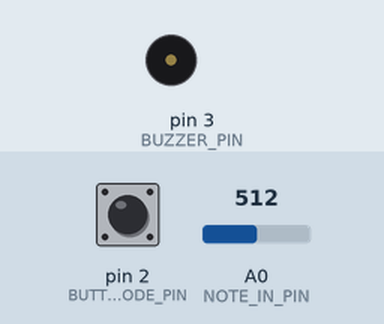
This sketch was run on a simulated Arduino Uno, built with avr-gcc and run on an emulated ATmega328P. Parts: buzzer (waves = sounding). The inputs (shaded band) are chosen by the test bench; at power-on: pin 2 (BUTTON_MODE_PIN) LOW, A0 (NOTE_IN_PIN) = 512. Random numbers use the default seed unless the sketch sets one.

Above: at 1.2 s.
1.3 s: pin 2 (BUTTON_MODE_PIN) pulled HIGH for 3.2 s
6.0 s: A0 (NOTE_IN_PIN) set to 9
7.5 s: A0 (NOTE_IN_PIN) set to 6
At 7.81 s:
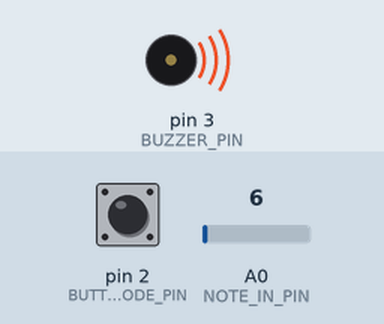
10.5 s: A0 (NOTE_IN_PIN) set to 0
12.0 s: pin 2 (BUTTON_MODE_PIN) pulled HIGH for 1 s
At 12.69 s:
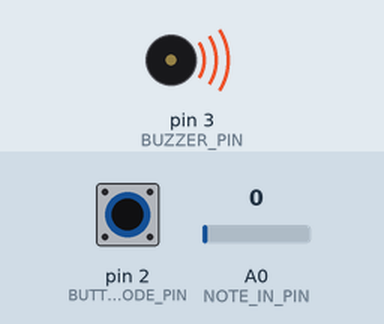
Timing chart, 0 to 17.0 s (numbered marks = the images above; inputs shaded):
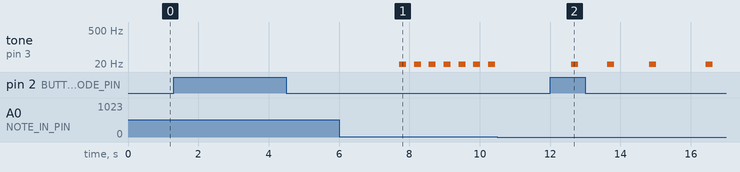

Measured:
- the behaviour switches between 8 and 7 on A0 (NOTE_IN_PIN) (found by bisection; images 0 and 1)
- after the input at 6.0 s, every drawn part: stays the same
- after the input at 7.5 s, tone on pin 3 (BUZZER_PIN): alternates 6 Hz for 0.20 s and silent for 0.22 s, starting after 0.21 s
- after the input at 10.5 s, every drawn part: stays the same
- after the input at 12.0 s, tone on pin 3 (BUZZER_PIN): plays 6 Hz for 0.20 s, 6 Hz for 0.20 s, 6 Hz for 0.20 s, 6 Hz for 0.20 s, starting after 0.60 s

The sketch:

CART_360_ETUDE_3_MODE.ino
```cpp
/**********************ETUDE 2 CART 360 2017*******************************
 * WELCOME!
 * THE PURPOSE OF THIS EXERCISE IS TO DESIGN A VERY SIMPLE KEYBOARD (5 KEYS)
 * WHICH ALLOWS YOU TO PLAY LIVE, RECORD, AND PLAYBACK SINGLE NOTES (NO CHORDS).
 * THERE WILL BE A BUTTON WHICH WHEN PRESSED WILL TAKE THE USER TO THE NEXT MODE:
 * THERE ARE 5 POSSIBLE MODES
 * 0 ==  reset    ==   led off == also resets
 * 1 ==  live     ==   led BLUE
 * 2 ==  record   ==   led RED
 * 3 ==  play     ==   led GREEN
 * 4 ==  looper   ==   led PURPLE
 *
 * ADDITIONALLY - WHEN THE USER CHANGES MODE,
 * THE RGB LED WILL CHANGE COLOR (ACCORDING TO THE SPECIFICATIONS)

 * PLEASE FOLLOW THE INSTRUCTIONS IN THE COMMENTS:
 * DO NOT ADD ANY MORE FUNCTION DEFINITIONS
 * ONLY IMPLEMENT THE FUNCTION DEFINITIONS SUPPLIED
 * THERE IS NO NEED TO ADD ANY NEW VARIABLES OR CONSTANTS
 * PROVIDE COMMENTS FOR ANY OF THE CODE IMPLEMENTED
 * GOOD LUCK!
 */
/**** CONSTANTS ********************************************************/
#include "pitches.h"
#define BUTTON_MODE_PIN 2 // Button to change the mode

// constants for RGB LED
#define LED_PIN_R 5 // R PIN
#define LED_PIN_G 9 // G PIN
#define LED_PIN_B 6 // B PIN

// constant for note in (button-resistor ladder on breadboard)
# define NOTE_IN_PIN A0

//constant for max number of notes in array
#define MAX_NOTES 16

// a constant for duration
const int duration = 200;

// constant for pin to output for buzzer
#define BUZZER_PIN 3 // PWM

int count = 0;
int recordedIteration = 0;
int speedOfPlay = 400;

/******** VARIABLES *****************************************************/
// counter for how many notes we have
int countNotes = 0;
int mode = 0; // start at off
// array to hold the notes played (for record/play mode)
int notes [MAX_NOTES];

/*************************************************************************/


/**********************SETUP() DO NOT CHANGE*******************************/
// Declare pin mode for the single digital input
void setup()
{
  pinMode(BUTTON_MODE_PIN, INPUT);
}

/**********************LOOP() DO NOT CHANGE *******************************
 * INSTRUCTIONS:
 * There is NO NEED to change the loop - it establishes the flow of the program
 * We call here 3 functions repeatedly:
 * 1: chooseMode(): this function will determine the mode that your program is in
 * based on if the button (linked to the BUTTON_MODE_PIN) was pressed
 * 2: setRGB(): will set the color of the RGB LED based on the value of the mode variable
 * 3: selectMode(): will determine which function to call based on the value of the mode variable

**************************************************************************/
void loop()
{
  chooseMode();
  setRGB();
  selectMode();
}
/******************CHOOSEMODE(): IMPLEMENT *********************************
 * INSTRUCTIONS:
 * Read the value from the Button (linked to the BUTTON_MODE_PIN) and
 * if is being pressed then change the mode variable.
 * REMEMBER:
 * mode == 0 is reset
 * mode == 1 is live
 * mode == 2 is record
 * mode == 3 is play
 * mode == 4 is loopMode
 * Every time the user presses the button, the program will go to the next mode,
 * once it reaches 4, it should go back to mode == 0.
 * (i.e. if mode ==2 and we press, then mode ==3) ...
**************************************************************************/
void chooseMode(){
  // IMPLEMENT

  //read the button value
  int buttonVal = digitalRead(BUTTON_MODE_PIN);

  if(buttonVal == HIGH)
  {
    //go to next mode
    mode++;
    delay(400);
  }

  //reset the mode to 0;
  if(mode > 4)
  {
    mode = 0;
  }
}

/******************SETRGB(): IMPLEMENT *********************************
 * INSTRUCTIONS:
 * Depending on the value of the mode variable:
 * if the mode is 0 - RGB LED IS OFF
 * if the mode is 1 - RGB LED IS BLUE
 * if mode is 2 - RGB LED IS RED
 * if mode is 3 - RGB LED IS GREEN
 * if mode is 4 - RGB LED iS PURPLE
 * YOU MUST USE A SWITCH CASE CONSTRUCT (NOT A SERIES OF IF / ELSE STATEMENTS
**************************************************************************/
void setRGB()
{
  //IMPLEMENT
    switch(mode)
  {
    case 0:
      //off mode
//      fadeOut(LED_PIN_B);
//      fadeOut(LED_PIN_R);
//      fadeOut(LED_PIN_G);
      //Serial.println(mode);
      break;
    case 1:
      //set blue
//      fadeIn(LED_PIN_B);
//      fadeOut(LED_PIN_R);
//      fadeOut(LED_PIN_G);
   //   Serial.println(mode);
      break;
    case 2:
      //set red
//      fadeIn(LED_PIN_R, 255);
//      fadeOut(LED_PIN_G);
//      fadeOut(LED_PIN_B);
  //    Serial.println(mode);
      break;
    case 3:
      //set green
//      fadeOut(LED_PIN_R);
//      fadeOut(LED_PIN_G);
//      fadeIn(LED_PIN_B, 255);
  //    Serial.println(mode);
    case 4:
      //set purple
//      fadeIn(LED_PIN_R, 125);
//      fadeOut(LED_PIN_G);
//      fadeIn(LED_PIN_B, 125);
  //    Serial.println(mode);
      break;
    default:
      // statements
      break;
  }
  delay(20);
}
/**********************SELECTMODE() DO NOT CHANGE *******************************
 * INSTRUCTIONS:
 * There is NO NEED to change this function - it selects WHICH function should run based on the mode variable
 * There are 4 possibilities
 * 1: reset(): this function will reset any arrays etc, and will do nothing else
 * 2: live(): this function will play the corresponding notes
 * to the user pressing the respective buttons.
 * NOTE:: the notes played are NOT stored
 * 3: record(): this function will play the corresponding notes
 * to the user pressing the respective buttons
 * AND will STORE up to 16 consecutive notes in an array.
 * 4: play(): this function will playback any notes stored in the array that were recorded
 * in the previous mode
 * 5: loopMode(): this function will playback any notes stored in the array that were recorded,
 * BUT unlike the previous mode, you can choose in which sequence the notes are played.
 * REQUIRED: only play notes from the array (no live stuff)

******************************************************************************/
void selectMode()
{
  if(mode == 0) {
    reset();
  }
  else if(mode == 1) {
    live();
  }
  else if(mode == 2) {
    record();
  }

  else if(mode == 3) {
    play();
  }

   else if(mode == 4) {
    looper();
  }
}
/******************RESET(): IMPLEMENT **************************************
 * INSTRUCTIONS:
 * this function should ensure that any notes recorded are no longer available
**************************************************************************/
void reset()
{
  // IMPLEMENT
  Serial.println(mode);
   Serial.println();

  // IMPLEMENT
  //reset all the array of notes
  for(int i = 0; i < MAX_NOTES; i++)
  {
    notes[i] = 0;
  }
}
/******************LIVE(): IMPLEMENT **************************************
 * INSTRUCTIONS:
 * this function will play the corresponding notes
 * to the user pressing the respective buttons
 * NOTE:: the notes played are NOT stored
 * SO: you need read in the input from the analog input (linked to the button-resistor ladder combo)
 * THEN - output the note to the buzzer using the tone() function
**************************************************************************/
void live()
{
    //IMPLEMENT
     Serial.println(mode);
    Serial.println();

   //get the analog input from the buttons
   int val = analogRead(NOTE_IN_PIN);
   //Serial.println(val);

   if(resistance(val, 5, 8)) {
     buzzer(val);
   } else if(resistance(val, 80, 85)) {
     buzzer(val);
   } else if(resistance(val, 485, 490)) {
     buzzer(val);
   } else if(resistance(val, 930, 935)) {
     buzzer(val);
   } else if(resistance(val, 1020, 1025)) {
     buzzer(val);
   }
}

//find which button is pressed
void buzzer(int val)
{
   tone(BUZZER_PIN, val, duration); //button on left side
}

bool resistance(int pinVal, int minimum, int maximum)
{
  if(pinVal > minimum && pinVal < maximum) {
    return true;
  } else {
    return false;
  }
}

/******************RECORD(): IMPLEMENT **********************************
 * INSTRUCTIONS:
 * this function will play the corresponding notes
 * to the user pressing the respective buttons
 * AND will STORE up to 16 consecutive notes in an array.
 * SO:you need read in the input from the analog input (linked to the button-resistor ladder combo)
 * AND - output the note to the buzzer using the tone() function
 * THEN store that note in the array  - BE CAREFUL - you can only allow for up to MAX_NOTES to be stored
**************************************************************************/
void record()
{
  // IMPLEMENT
  // IMPLEMENT
  Serial.println(mode);
   Serial.println();

  //get the analog input from the buttons
   int val = analogRead(NOTE_IN_PIN);
   Serial.println(val);

   //store the value of the button that was pressed
  if(resistance(val, 5, 8)) {  //first button
    buzzer(val);              //activate buzzer
    delay(200);
    //limit the count with the total amount of notes
    if(count < MAX_NOTES)
    {
      notes[count] = val;     //map the tone into the array
      count++;           //count the array index
    }
  } else if(resistance(val, 80, 85)) {
    buzzer(val);
    delay(100);
    //limit the count with the total amount of notes
    if(count < MAX_NOTES)
    {
      notes[count] = val;
      count++;
    }
  } else if(resistance(val, 485, 490)) {
    buzzer(val);
    delay(100);
    //limit the count with the total amount of notes
    if(count < MAX_NOTES)
    {
      notes[count] = val;
      count++;
    }
  } else if(resistance(val, 930, 935)) {
    buzzer(val);
    delay(100);
    //limit the count with the total amount of notes
    if(count < MAX_NOTES)
    {
      notes[count] = val;
      count++;
    }
  } else if(resistance(val, 1020, 1025)) {
    buzzer(val);
    delay(100);
    //limit the count with the total amount of notes
    if(count < MAX_NOTES)
    {
      notes[count] = val;
      count++;
    }
  }

  //Serial.println(count);
  delay(200);
}
/******************PLAY(): IMPLEMENT ************************************
 * INSTRUCTIONS:
 * this function will playback any notes stored in the array that were recorded
 * in the previous mode
 * SO: you need to go through the array of values (be careful - the user may not have put in MAX_NOTES)
 * READ each value IN ORDER
 * AND output each note to the buzzer using the tone() function
 * ALSO: as long as we are in this mode, the notes are played over and over again
 * BE CAREFUL: make sure you allow for the user to get to another mode from the mode button...
**************************************************************************/
void play()
{
  // IMPLEMENT
  Serial.println(mode);
   Serial.println();

  // IMPLEMENT
  //go through the array and output the sound
  for(int i = 0; i < MAX_NOTES; i++)
  {
    buzzer(notes[i]);
    delay(speedOfPlay);
    Serial.println(i);

    //reset the iteration and play of the tones inside the array
    if(i == MAX_NOTES-1)
    {
      i = 0;
    }

    //go to next state by escaping the whilte loop
    int buttonVal = digitalRead(BUTTON_MODE_PIN);
    if(buttonVal == HIGH)
    {
     //go to next mode
     i = MAX_NOTES;
     mode++;
     delay(200);
    }
  }
}
/******************LOOPMODE(): IMPLEMENT *********************************
 * INSTRUCTIONS:
 * this function will playback any notes stored in the array that were recorded
 * in the previous mode
 * SO: you need to go through the array of values (be careful - the user may not have put in MAX_NOTES)
 * READ values IN ANY ORDERING (You MUST use the array - but you can determine your own sequence)
 * AND output each note to the buzzer using the tone() function
 * ALSO: as long as we are in this mode, the notes are played over and over again
 * BE CAREFUL: make sure you allow for the user to get to another mode from the mode button...
**************************************************************************/
void looper()
{
  //IMPLEMENT
  Serial.println(mode);
  Serial.println();
  //go through the array and output the sound
  for(int i = 0; i < MAX_NOTES; i++)
  {
    //generate a random value from array to be an output for sound
    int rnd = random(0, MAX_NOTES);
    buzzer(notes[rnd]);
    delay(speedOfPlay);
    Serial.println(rnd);
    //Serial.println(i);

    //reset the iteration and play of the tones inside the array
    if(i == MAX_NOTES-1)
    {
      i = 0;
    }

    //go to next state by escaping the whilte loop
    int buttonVal = digitalRead(BUTTON_MODE_PIN);
    if(buttonVal == HIGH)
    {
     //go to next mode
     i = MAX_NOTES;
     mode++;
     delay(200);
    }
  }

}

/**************************************************************************/
```
